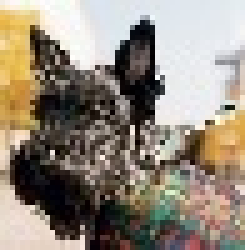
#> input picture images/smallerScotty.jpg, 49 x 50 px, found by its file name (shown 5 times larger)
$ python visualizations.py
#> lines starting #> are read from the running program, lines starting #| are printed output that depends on the picture
# this file creates the 3d visualizations (scatter and trisurf) with the image pixel locations and z values
from PIL import Image
import numpy as np
import matplotlib.pyplot as plt

#possible user inputs
filename = 'images\smallerScotty.jpg'
thickness= 255

# takes in an image and converts it to black and white
def greyScale(filename):
#> called with filename = 'images\\smallerScotty.jpg'
    image = Image.open(filename)
#> image is the input picture: PIL image 49x50 RGB; mean R, G, B 147.1, 136.8, 123.6
    greyImage = image.convert('L')
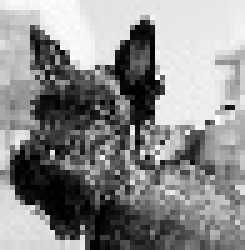
#> greyImage: PIL image 49x50 L (shown 5 times larger); min 0, max 254, mean 138.4
    # array of [row, row, row ...], row is a list of [col, col, col ...]
    # array is [[col, col ...], [col, col ...] ...]
    greyImageArray = np.asarray(greyImage)
    plt.axis('off')
    plt.imshow(greyImage, cmap = 'gray')
    plt.show()
    return greyImageArray

# finds one point for each pixel
def pixelData(greyImageArray):
    pixelList = [] #pixel location interms of row nad col with greyImageArray value
#> pixelList = []
    pixelX, pixelY = len(greyImageArray), len(greyImageArray[0])
#> pixelX = 50; pixelY = 49
    for x in range(pixelX):
        for y in range(pixelY):
            z = greyImageArray[x][y]
            pixelList.append([x, y, thickness - z])
#> after the loop, pixelList = 2450 items, first 6: [0, 0, 17], [0, 1, 11], [0, 2, 6], [0, 3, 5], [0, 4, 6], [0, 5, 12]
    return pixelList

# finds the 3 dimensional x, y, z coordinate for each pixel (6 points per pixel)
def pixelData3d(pixelList):
    pixelList3d = []
    for point in pixelList:
        z = point[2]
        additionalPoints = [0, 0, 0], [0, 0, -z], [0, 1, 0], [0, 1, -z], [1, 0, 0], [1, 0, -z], [1, 1, 0], [1, 1, -z]
        for vertex in additionalPoints:
            vertexX = point[0] + vertex[0]
            vertexY = point[1] + vertex[1]
            vertexZ = point[2] + vertex[2]
            pixelList3d.append([vertexX, vertexY, vertexZ])
    return pixelList3d

# creates 3 lists of x, y, and z coordinates for an inputed data set
def xyzPoints(pixelData):
    X, Y, Z = [], [], []
    for point in pixelData:
        X.append(point[0])
        Y.append(point[1])
        Z.append(point[2])
    return X, Y, Z

# creates a 3D scatter plot with one x, y, z coordinate for each pixel
def scatterVisualization(X, Y, Z):
    fig = plt.figure()
    ax = fig.add_subplot(111, projection='3d')
    ax.scatter(X, Y, Z, c=Z, cmap='twilight_shifted', linewidth=1)
    plt.axis('off')
    plt.show()

# creates a 3D triangular surface plot with one x, y, z coordinate for each pixel
def triSurfVisualization(X, Y, Z):
    fig = plt.figure()
    ax = fig.add_subplot(111, projection='3d')
    ax.plot_trisurf(X, Y, Z, cmap='twilight_shifted')
    plt.axis('off')
    plt.show()

# call functions
pixelList = pixelData(greyScale(filename))
pixelList3d = pixelData3d(pixelList)
#> the loop in pixelData3d, `for point in pixelList:` made 2450 passes
#> (point, z) on passes 1 to 3: ([0, 0, 17], 17), ([0, 1, 11], 11), ([0, 2, 6], 6)
#> after the loop in pixelData3d, `for point in pixelList:`: pixelList3d = 19600 items, first 6: [0, 0, 17], [0, 0, 0], [0, 1, 17], [0, 1, 0], [1, 0, 17], [1, 0, 0]
X, Y, Z = xyzPoints(pixelList)
#> the loop in xyzPoints, `for point in pixelData:` made 2450 passes
#> after the loop in xyzPoints, `for point in pixelData:`: X = 2450 values from 0 to 49; Y = 2450 values, max 48 at index 48, min 0 at index 0, mean 24; Z = 2450 values, max 255 at index 471, min 1 at index 58, mean 116.6
#> X = 2450 values from 0 to 49
X3d, Y3d, Z3d = xyzPoints(pixelList3d)
#> the loop in xyzPoints (call 2), `for point in pixelData:` made 19600 passes
#> X3d = 19600 values, max 50 at index 19212, min 0 at index 0, mean 25; Y3d = 19600 values, max 49 at index 386, min 0 at index 0, mean 24.5; Z3d = 19600 values, max 255 at index 3768, min 0 at index 1, mean 58.32

scatterVisualization(X, Y, Z)
#> in scatterVisualization, `plt.show()`:
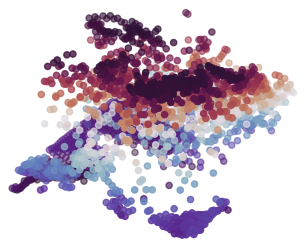
#> figure drawn by matplotlib, 1 panel
scatterVisualization(X3d, Y3d, Z3d)
#> in scatterVisualization (call 2), `plt.show()`:
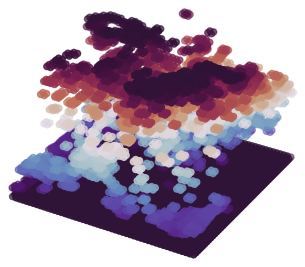
#> figure drawn by matplotlib, 1 panel

triSurfVisualization(X, Y, Z)
#> in triSurfVisualization, `plt.show()`:
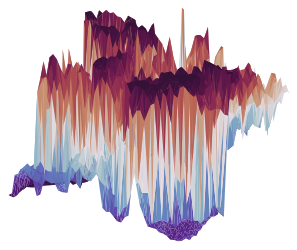
#> figure drawn by matplotlib, 1 panel
triSurfVisualization(X3d, Y3d, Z3d)
#> in triSurfVisualization (call 2), `plt.show()`:
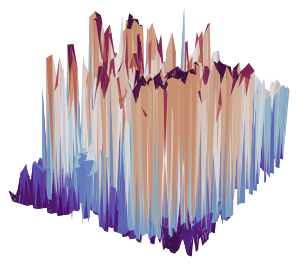
#> figure drawn by matplotlib, 1 panel
